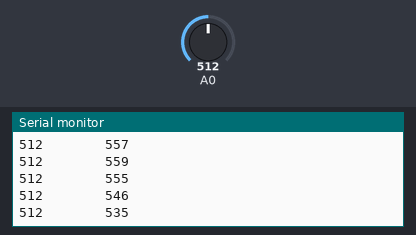
Simulated run of this sketch. Board: Arduino Uno, built with avr-gcc and run on an emulated ATmega328P. Parts: the last lines printed to the serial monitor. The inputs (shaded band) are chosen by the test bench; at power-on: A0 = 512. Random numbers use the default seed unless the sketch sets one.

Above: at 1.2 s.
1.3 s: A0 set to 716
At 1.31 s:
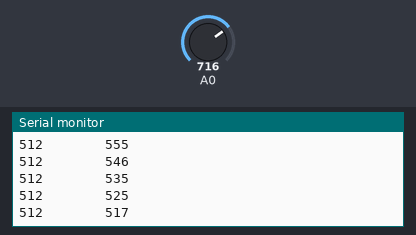
2.8 s: A0 set to 900
At 2.82 s:
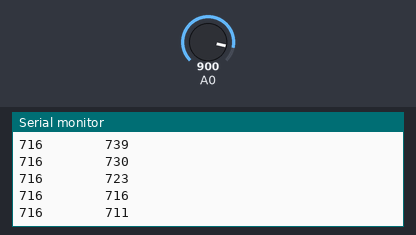
Timing chart, 0 to 5.8 s (numbered marks = the images above; inputs shaded):
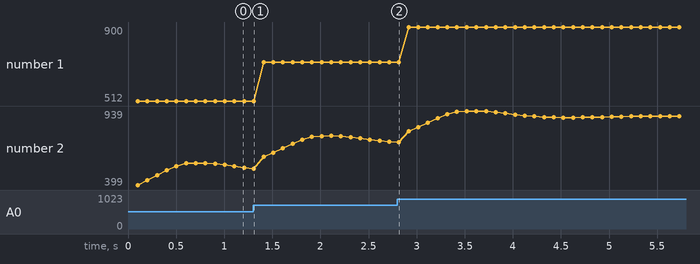

The sketch:

sharpA21.ino
```cpp
#include "DataSmoothing.h"
#define N 7

int inputs[N];
int head;
DataSmoothing ds;

void setup() {
    Serial.begin(9600);
    randomSeed(analogRead(0));
    for (int i = 0; i < N; ++i) {
        inputs[i] = random(295, 305);
    }
    head = 6;
}

void loop() {
    int distance;

    distance = analogRead(0);
    inputs[head] = distance;
    --head;
    if (head < 0) {
        head = 6;
    }
    delay(100);
    Serial.print(distance);
    Serial.print("        ");
    ds.windowFilter7(inputs, head);
    Serial.println(inputs[(head + 1) % 7]);
}
```

DataSmoothing.cpp
```cpp
#include "DataSmoothing.h"

DataSmoothing::DataSmoothing() {
    ;
}
DataSmoothing::~DataSmoothing() {
    ;
}

const int coef[7] = {
    13, 10, 7, 4, 1, -2, -5
};

void DataSmoothing::windowFilter7(int *ptr2RawData, int head) {
    // init
    // a[0,1,2,3,4,5,6]
    // head = 6; tail = 0;
    // new come in
    // a[head] = new;
    // head = head - 1; if head < 0 : head = 6;
    int t = 0;
    int tail = head + 1;
    if (tail > 6) {
        tail = 0;
    }
    int out = 0;
    while (head != tail) {
        out += *(ptr2RawData + (tail++)) * coef[t++];
        if (tail > 6) {
            tail = 0;
        }
    }
    out += *(ptr2RawData + tail) * coef[t];
    ++tail;
    if (tail > 6) {
      tail = 0;
    }
    if (out < 0) {
      *(ptr2RawData + tail) = 50;
    } else {
      *(ptr2RawData + tail) = out / 28;
    }
}
```

DataSmoothing.h
```cpp
#ifndef DataSmoothing_h
#define DataSmoothing_h

class DataSmoothing {
public:
    DataSmoothing();
    ~DataSmoothing();

    void windowFilter7(int *ptr2RawData, int head);
};
#endif
```

SharpA21.cpp
```cpp
#include "SharpA21.h"

SharpA21::SharpA21() {
    ;
}

void SharpA21::init(int inputPin) {
    _inputPin = inputPin;
    //init random data into circular queue
    randomSeed(analogRead(_inputPin));
    for (int i = 0; i < FilterLength; ++i) {
        _inputs[i] = random(295, 305);
    }
    _head = 6;
}

int SharpA21::getDis() {
    for (int i = 0; i < 3; i++) {
        _inputs[_head] = analogRead(_inputPin);
        --_head;
        if (_head < 0) {
            _head = 6;
        }
        _ds.windowFilter7(_inputs, _head);
    }
    return (_inputs[(_head + 1) % 7]);
}
```

SharpA21.h
```cpp
#ifndef SharpA21_h
#define SharpA21_h

#define FilterLength 7

#include "DataSmoothing.h"
#include "Arduino.h"

class SharpA21 {
public:

    SharpA21();

    void init(int inputPin);

    int getDis();

private:
    int _inputPin;
    int _inputs[FilterLength];
    int _head;
    DataSmoothing _ds;
};

#endif
```

Measured:
- plotted number 1: 512 → 716 after the input at 1.3 s, 716 → 900 after the input at 2.8 s
- plotted number 2: 525 → 716 after the input at 1.3 s, 716 → 900 after the input at 2.8 s
